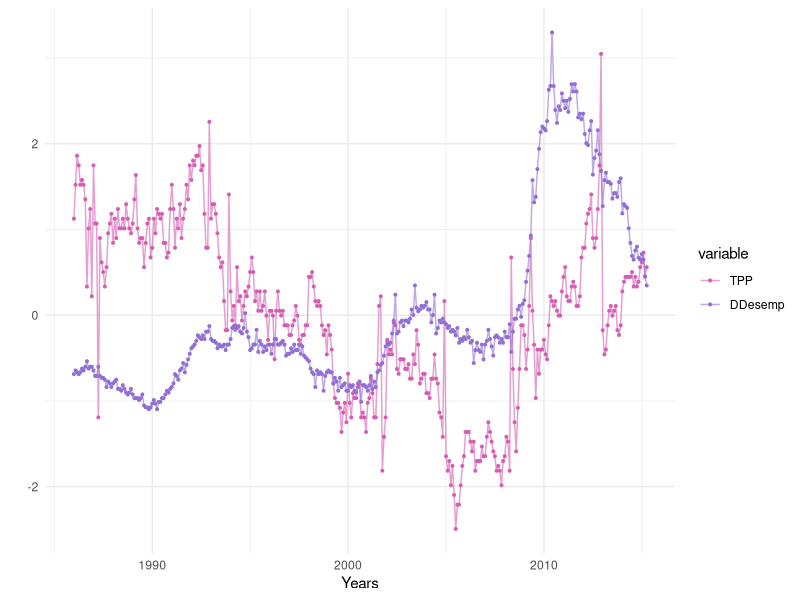

Write R code to recreate this figure.
library(readxl)
library(tidyverse)
library(reshape2)

df <- read_excel("econ.xlsx")[223:575, c(1, 4:5)]

# Apply variable transformation
stdd_tpp = sd(df[[2]], na.rm = TRUE)
mean_tpp = mean(df[[2]], na.rm = TRUE)

stdd_ddesemp = sd(df[[3]], na.rm = TRUE)
mean_ddesemp = mean(df[[3]], na.rm = TRUE)

for(i in 1:nrow(df)) {    
  df[i, 2] <- (df[i, 2] - mean_tpp)/stdd_tpp
  df[i, 3] <- (df[i, 3] - mean_ddesemp)/stdd_ddesemp
}

# Plot
meltdf <- melt(df,id="tempo")

ggplot(meltdf,aes(x=tempo,y=value,colour=variable,group=variable)) +
  geom_line(size=0.5, alpha=0.6) +
  geom_point(size=0.7) +
  theme_minimal() +
  xlab("Years") +
  ylab("") +
  scale_color_manual(values=c("#D65DB1", "#9270D3"),labels=c("TPP", "DDesemp"))
